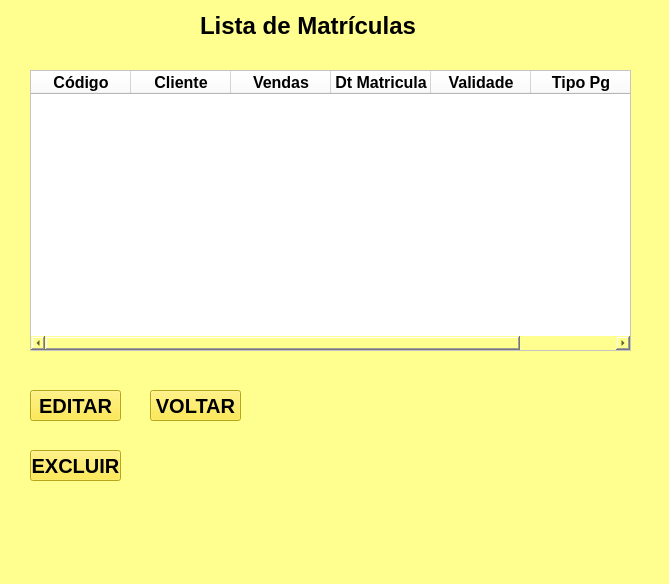
<?xml version="1.0" encoding="UTF-8"?>
<ui version="4.0">
 <class>MainWindow</class>
 <widget class="QMainWindow" name="MainWindow">
  <property name="geometry">
   <rect>
    <x>0</x>
    <y>0</y>
    <width>669</width>
    <height>584</height>
   </rect>
  </property>
  <property name="windowTitle">
   <string>MainWindow</string>
  </property>
  <property name="styleSheet">
   <string notr="true">background-color: rgb(254, 255, 142);</string>
  </property>
  <widget class="QWidget" name="centralwidget">
   <widget class="QLabel" name="label">
    <property name="geometry">
     <rect>
      <x>200</x>
      <y>0</y>
      <width>261</width>
      <height>51</height>
     </rect>
    </property>
    <property name="font">
     <font>
      <pointsize>18</pointsize>
      <weight>75</weight>
      <bold>true</bold>
     </font>
    </property>
    <property name="styleSheet">
     <string notr="true">background-color: rgb(254, 255, 142);</string>
    </property>
    <property name="text">
     <string>Lista de Matrículas</string>
    </property>
   </widget>
   <widget class="QTableWidget" name="tableWidget">
    <property name="geometry">
     <rect>
      <x>30</x>
      <y>70</y>
      <width>601</width>
      <height>281</height>
     </rect>
    </property>
    <property name="font">
     <font>
      <pointsize>12</pointsize>
      <weight>75</weight>
      <bold>true</bold>
     </font>
    </property>
    <property name="styleSheet">
     <string notr="true">background-color: rgb(255, 255, 255);</string>
    </property>
    <column>
     <property name="text">
      <string>Código</string>
     </property>
     <property name="font">
      <font>
       <pointsize>12</pointsize>
       <weight>75</weight>
       <bold>true</bold>
      </font>
     </property>
    </column>
    <column>
     <property name="text">
      <string>Cliente</string>
     </property>
     <property name="font">
      <font>
       <pointsize>12</pointsize>
       <weight>75</weight>
       <bold>true</bold>
      </font>
     </property>
    </column>
    <column>
     <property name="text">
      <string>Vendas</string>
     </property>
     <property name="font">
      <font>
       <pointsize>12</pointsize>
       <weight>75</weight>
       <bold>true</bold>
      </font>
     </property>
    </column>
    <column>
     <property name="text">
      <string>Dt Matricula</string>
     </property>
     <property name="font">
      <font>
       <pointsize>12</pointsize>
       <weight>75</weight>
       <bold>true</bold>
      </font>
     </property>
    </column>
    <column>
     <property name="text">
      <string>Validade</string>
     </property>
     <property name="font">
      <font>
       <pointsize>12</pointsize>
       <weight>75</weight>
       <bold>true</bold>
      </font>
     </property>
    </column>
    <column>
     <property name="text">
      <string>Tipo Pg</string>
     </property>
     <property name="font">
      <font>
       <pointsize>12</pointsize>
       <weight>75</weight>
       <bold>true</bold>
      </font>
     </property>
    </column>
   </widget>
   <widget class="QPushButton" name="pushButton_3">
    <property name="geometry">
     <rect>
      <x>30</x>
      <y>450</y>
      <width>91</width>
      <height>31</height>
     </rect>
    </property>
    <property name="font">
     <font>
      <pointsize>15</pointsize>
      <weight>75</weight>
      <bold>true</bold>
     </font>
    </property>
    <property name="styleSheet">
     <string notr="true">background-color: rgb(255, 232, 34);</string>
    </property>
    <property name="text">
     <string>EXCLUIR</string>
    </property>
   </widget>
   <widget class="QPushButton" name="pushButton_2">
    <property name="geometry">
     <rect>
      <x>30</x>
      <y>390</y>
      <width>91</width>
      <height>31</height>
     </rect>
    </property>
    <property name="font">
     <font>
      <pointsize>15</pointsize>
      <weight>75</weight>
      <bold>true</bold>
     </font>
    </property>
    <property name="styleSheet">
     <string notr="true">background-color: rgb(255, 232, 34);</string>
    </property>
    <property name="text">
     <string>EDITAR</string>
    </property>
   </widget>
   <widget class="QPushButton" name="pushButton_4">
    <property name="geometry">
     <rect>
      <x>150</x>
      <y>390</y>
      <width>91</width>
      <height>31</height>
     </rect>
    </property>
    <property name="font">
     <font>
      <pointsize>15</pointsize>
      <weight>75</weight>
      <bold>true</bold>
     </font>
    </property>
    <property name="styleSheet">
     <string notr="true">background-color: rgb(255, 232, 34);</string>
    </property>
    <property name="text">
     <string>VOLTAR</string>
    </property>
   </widget>
   <widget class="QLabel" name="label_9">
    <property name="geometry">
     <rect>
      <x>130</x>
      <y>290</y>
      <width>511</width>
      <height>311</height>
     </rect>
    </property>
    <property name="text">
     <string/>
    </property>
    <property name="pixmap">
     <pixmap>logoacademiaOF-removebg-preview (1).png</pixmap>
    </property>
    <property name="scaledContents">
     <bool>true</bool>
    </property>
   </widget>
   <zorder>label_9</zorder>
   <zorder>label</zorder>
   <zorder>tableWidget</zorder>
   <zorder>pushButton_3</zorder>
   <zorder>pushButton_2</zorder>
   <zorder>pushButton_4</zorder>
  </widget>
  <widget class="QMenuBar" name="menubar">
   <property name="geometry">
    <rect>
     <x>0</x>
     <y>0</y>
     <width>669</width>
     <height>21</height>
    </rect>
   </property>
  </widget>
  <widget class="QStatusBar" name="statusbar"/>
 </widget>
 <resources/>
 <connections/>
</ui>
